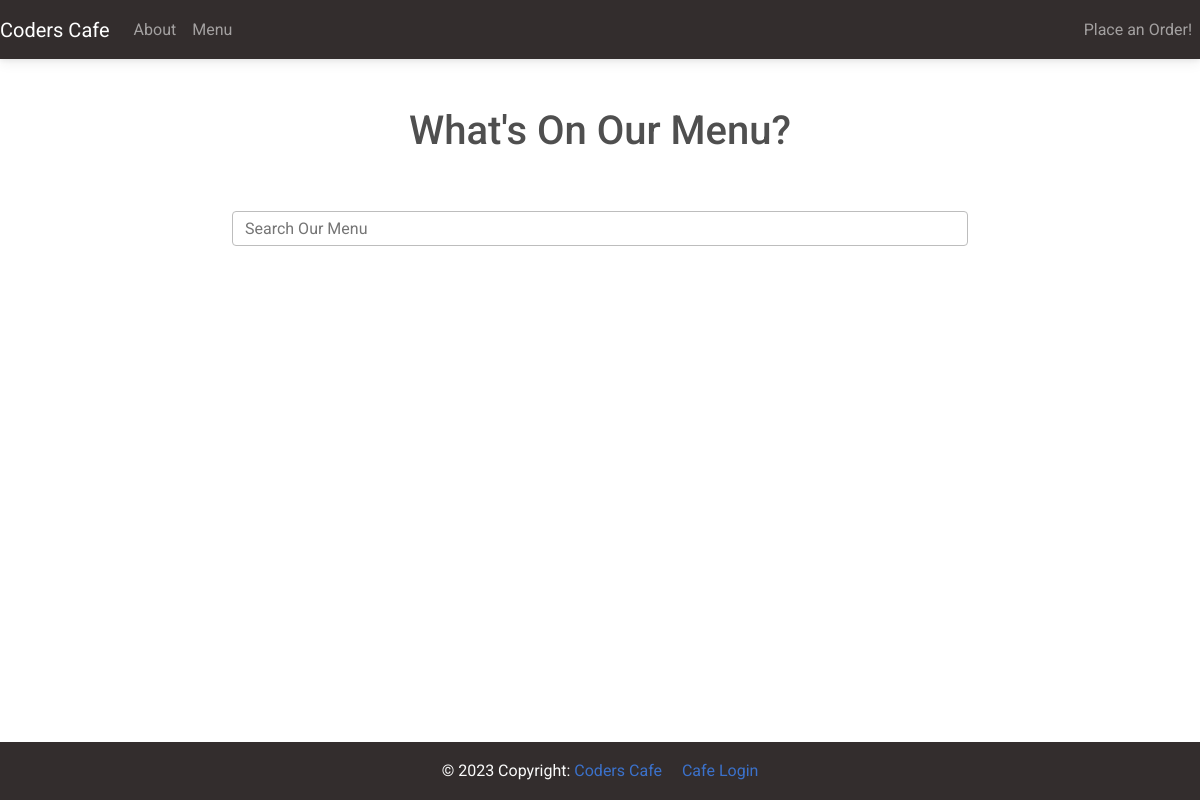
The app's page /menu/, older data.
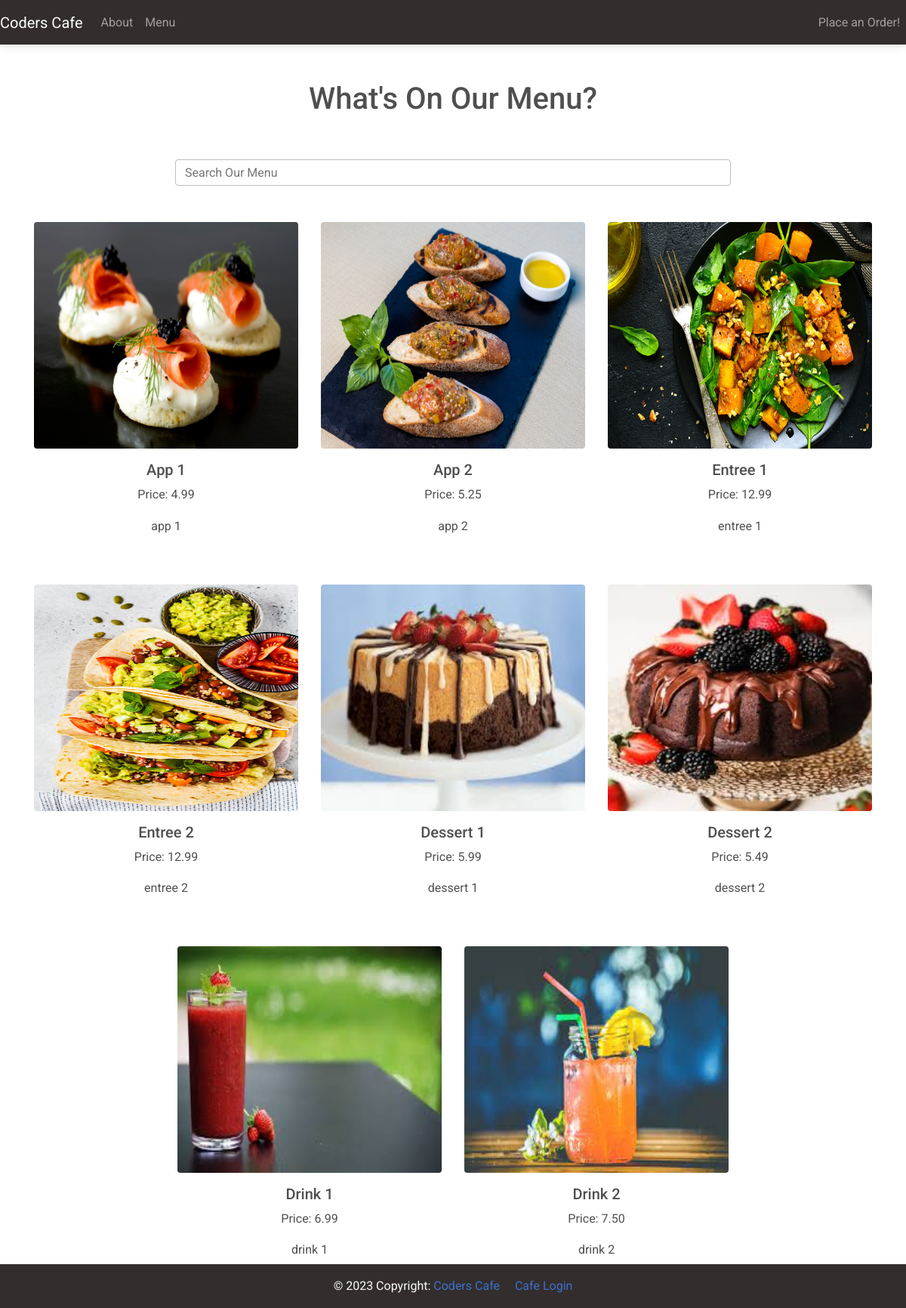
The same page, newer data.
### customer/models.py (models this page shows, shortened)
class MenuItem(models.Model):
    name = models.CharField(max_length=100)
    description = models.TextField()
    image = models.ImageField(upload_to='menu_images/')
    price = models.DecimalField(max_digits=5, decimal_places=2)
    category = models.ManyToManyField('Category', related_name='item')

### customer/views.py (the view)
# urls.py: path('menu/', Menu.as_view(), name='menu'),
class Menu(View):
    def get(self, request, *args, **kwargs):
        menu_items=MenuItem.objects.all()
        context = {
            'menu_items': menu_items
        }
        return render(request, 'customer/menu.html', context)

### customer/templates/customer/menu.html
{% extends 'customer/base.html' %}
{% block content %}
<div class="container">
    <div class="row justify-content-center mt-5">
        <div class="col-md-6 col-sm-12 text-center">
            <h1>What's On Our Menu?</h1>
        </div>
    </div>
    <div class="row justify-content-center mt-5">
        <div class="col-md-8 col-sm-12 text-center">
            <form method="GET" action="{% url 'menu-search' %}">
                <div class="med-form mt-0 active-cyan-2 pb-5">
                    <input class="form-control" name="q" type="text" placeholder="Search Our Menu" aria-label="Search" value="{{  request.GET.q  }}">
                </div>
            </form>
        </div>
    </div>
    <div class="row justify-content-center">
        {% for item in menu_items %}
        <div class="col-md-4 col-sm-12 text-center mb-5">
            <img class="rounded" src="{{ item.image.url }}" width="350" height="300">
            <h5 class="mt-3">{{ item.name }}</h5>
            <p>Price: {{ item.price }}</p>
            <p>{{ item.description }}</p>
        </div>
        {% endfor %}
    </div>
</div>
{% endblock content %}

### customer/templates/customer/base.html (shortened to what this page needs)
<!DOCTYPE html>
<html lang="en">
<head>
    <link href="https://cdnjs.cloudflare.com/ajax/libs/font-awesome/6.0.0/css/all.min.css" rel="stylesheet" />
    <link href="https://cdnjs.cloudflare.com/ajax/libs/mdb-ui-kit/6.2.0/mdb.min.css" rel="stylesheet" />
</head>
<body>
    {% include 'customer/navigation.html' %}
    {% block content %}
    {% endblock content %}
    {% include 'customer/footer.html' %}
</body>
</html>

### customer/templates/customer/navigation.html (shortened to what this page needs)
<nav class="navbar navbar-expand-lg navbar-dark bg-dark text-light">
    <a class="navbar-brand" href="{% url 'index' %}">Coders Cafe</a>
    <div class="collapse navbar-collapse" id="navbarNav">
        <ul class="navbar-nav me-auto">
            <li class="nav-item active">
                <a class="nav-link" href="{% url 'about' %}">About</a>
            </li>
            <li class="nav-item">
                <a class="nav-link" href="#">Menu</a>
            </li>
        </ul>
        <ul class="navbar-nav">
            <li class="nav-item">
                <a class="nav-link" href="{% url 'order' %}">Place an Order!</a>
            </li>
        </ul>
    </div>
</nav>

### customer/templates/customer/footer.html
<footer class="page-footer font-small fixed-bottom bg-dark text-light">
    <div class="footer-copyright text-center py-3">&copy; 2023 Copyright:
        <a href="{% url 'index' %}">Coders Cafe</a>
        <a class="ms-3" href="{% url 'dashboard' %}">Cafe Login</a>
    </div>
</footer>

Row changes from the older to the newer data that the page shows:
added MenuItem: image (picture), name "App 1", price "4.99", description "app 1"
added MenuItem: image (picture), name "App 2", price "5.25", description "app 2"
added MenuItem: image (picture), name "Entree 1", price "12.99", description "entree 1"
added MenuItem: image (picture), name "Entree 2", price "12.99", description "entree 2"
added MenuItem: image (picture), name "Dessert 1", price "5.99", description "dessert 1"
added MenuItem: image (picture), name "Dessert 2", price "5.49", description "dessert 2"
added MenuItem: image (picture), name "Drink 1", price "6.99", description "drink 1"
added MenuItem: image (picture), name "Drink 2", price "7.50", description "drink 2"
